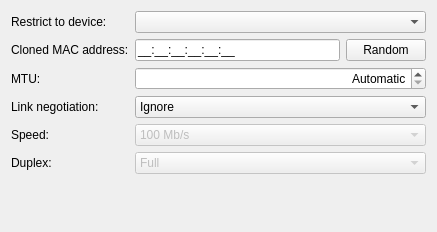
<?xml version="1.0" encoding="UTF-8"?>
<ui version="4.0">
 <class>WiredConnectionWidget</class>
 <widget class="QWidget" name="WiredConnectionWidget">
  <property name="geometry">
   <rect>
    <x>0</x>
    <y>0</y>
    <width>437</width>
    <height>232</height>
   </rect>
  </property>
  <layout class="QFormLayout" name="formLayout">
   <property name="fieldGrowthPolicy">
    <enum>QFormLayout::ExpandingFieldsGrow</enum>
   </property>
   <property name="verticalSpacing">
    <number>6</number>
   </property>
   <item row="0" column="0">
    <widget class="QLabel" name="label">
     <property name="text">
      <string>Restrict to device:</string>
     </property>
     <property name="buddy">
      <cstring>macAddress</cstring>
     </property>
    </widget>
   </item>
   <item row="0" column="1">
    <widget class="HwAddrComboBox" name="macAddress">
     <property name="sizePolicy">
      <sizepolicy hsizetype="MinimumExpanding" vsizetype="Fixed">
       <horstretch>0</horstretch>
       <verstretch>0</verstretch>
      </sizepolicy>
     </property>
     <property name="toolTip">
      <string>This option locks this connection to the network device specified by its
permanent MAC address entered here. Example: 00:11:22:33:44:55</string>
     </property>
    </widget>
   </item>
   <item row="1" column="0">
    <widget class="QLabel" name="label_2">
     <property name="text">
      <string>Cloned MAC address:</string>
     </property>
     <property name="buddy">
      <cstring>clonedMacAddress</cstring>
     </property>
    </widget>
   </item>
   <item row="1" column="1">
    <layout class="QHBoxLayout" name="horizontalLayout">
     <item>
      <widget class="KLineEdit" name="clonedMacAddress">
       <property name="sizePolicy">
        <sizepolicy hsizetype="MinimumExpanding" vsizetype="Fixed">
         <horstretch>0</horstretch>
         <verstretch>0</verstretch>
        </sizepolicy>
       </property>
       <property name="toolTip">
        <string>The MAC address entered here will be used as hardware address for the
network device this connection is activated on. This feature is known as MAC
cloning or spoofing. Example 11:22:33:44:55</string>
       </property>
       <property name="inputMask">
        <string notr="true">HH:HH:HH:HH:HH:HH;_</string>
       </property>
       <property name="alignment">
        <set>Qt::AlignLeading|Qt::AlignLeft|Qt::AlignVCenter</set>
       </property>
      </widget>
     </item>
     <item>
      <widget class="QPushButton" name="btnRandomMacAddr">
       <property name="text">
        <string>Random</string>
       </property>
      </widget>
     </item>
    </layout>
   </item>
   <item row="2" column="0">
    <widget class="QLabel" name="label_3">
     <property name="text">
      <string>MTU:</string>
     </property>
     <property name="buddy">
      <cstring>mtu</cstring>
     </property>
    </widget>
   </item>
   <item row="2" column="1">
    <widget class="QSpinBox" name="mtu">
     <property name="sizePolicy">
      <sizepolicy hsizetype="MinimumExpanding" vsizetype="Fixed">
       <horstretch>0</horstretch>
       <verstretch>0</verstretch>
      </sizepolicy>
     </property>
     <property name="toolTip">
      <string>Only transmit packets of the specified size or smaller, breaking larger packets up
into multiple Ethernet frames</string>
     </property>
     <property name="alignment">
      <set>Qt::AlignRight|Qt::AlignTrailing|Qt::AlignVCenter</set>
     </property>
     <property name="specialValueText">
      <string>Automatic</string>
     </property>
     <property name="suffix">
      <string> bytes</string>
     </property>
     <property name="maximum">
      <number>10000</number>
     </property>
    </widget>
   </item>
   <item row="4" column="0">
    <widget class="QLabel" name="speedLabel">
     <property name="text">
      <string>Speed:</string>
     </property>
    </widget>
   </item>
   <item row="5" column="0">
    <widget class="QLabel" name="duplexLabel">
     <property name="text">
      <string>Duplex:</string>
     </property>
     <property name="buddy">
      <cstring>duplex</cstring>
     </property>
    </widget>
   </item>
   <item row="5" column="1">
    <widget class="KComboBox" name="duplex">
     <property name="enabled">
      <bool>false</bool>
     </property>
     <property name="sizePolicy">
      <sizepolicy hsizetype="MinimumExpanding" vsizetype="Fixed">
       <horstretch>0</horstretch>
       <verstretch>0</verstretch>
      </sizepolicy>
     </property>
     <property name="toolTip">
      <string>Request that the device use the specified duplex mode. Either &quot;half&quot; or &quot;full&quot;</string>
     </property>
     <property name="currentIndex">
      <number>1</number>
     </property>
     <item>
      <property name="text">
       <string>Half</string>
      </property>
     </item>
     <item>
      <property name="text">
       <string>Full</string>
      </property>
     </item>
    </widget>
   </item>
   <item row="3" column="0">
    <widget class="QLabel" name="label_4">
     <property name="toolTip">
      <string/>
     </property>
     <property name="text">
      <string>Link negotiation:</string>
     </property>
    </widget>
   </item>
   <item row="3" column="1">
    <widget class="QComboBox" name="linkNegotiation">
     <property name="sizePolicy">
      <sizepolicy hsizetype="MinimumExpanding" vsizetype="Fixed">
       <horstretch>0</horstretch>
       <verstretch>0</verstretch>
      </sizepolicy>
     </property>
     <property name="toolTip">
      <string>Device link negotiation. If “Manual” is chosen, “Speed” and “Duplex” values will be forced without checking
the device compatibility. If unsure, leave here “Ignore” or pick “Automatic”.</string>
     </property>
     <item>
      <property name="text">
       <string>Ignore</string>
      </property>
     </item>
     <item>
      <property name="text">
       <string>Automatic</string>
      </property>
     </item>
     <item>
      <property name="text">
       <string>Manual</string>
      </property>
     </item>
    </widget>
   </item>
   <item row="4" column="1">
    <widget class="QComboBox" name="speed">
     <property name="enabled">
      <bool>false</bool>
     </property>
     <property name="sizePolicy">
      <sizepolicy hsizetype="MinimumExpanding" vsizetype="Fixed">
       <horstretch>0</horstretch>
       <verstretch>0</verstretch>
      </sizepolicy>
     </property>
     <property name="toolTip">
      <string>Request that the device use only the specified speed.</string>
     </property>
     <property name="currentIndex">
      <number>1</number>
     </property>
     <item>
      <property name="text">
       <string>10 Mb/s</string>
      </property>
     </item>
     <item>
      <property name="text">
       <string>100 Mb/s</string>
      </property>
     </item>
     <item>
      <property name="text">
       <string>1 Gb/s</string>
      </property>
     </item>
     <item>
      <property name="text">
       <string>10 Gb/s</string>
      </property>
     </item>
    </widget>
   </item>
  </layout>
 </widget>
 <customwidgets>
  <customwidget>
   <class>KComboBox</class>
   <extends>QComboBox</extends>
   <header>kcombobox.h</header>
  </customwidget>
  <customwidget>
   <class>KLineEdit</class>
   <extends>QLineEdit</extends>
   <header>klineedit.h</header>
  </customwidget>
  <customwidget>
   <class>HwAddrComboBox</class>
   <extends>QComboBox</extends>
   <header>hwaddrcombobox.h</header>
  </customwidget>
 </customwidgets>
 <tabstops>
  <tabstop>macAddress</tabstop>
  <tabstop>clonedMacAddress</tabstop>
  <tabstop>btnRandomMacAddr</tabstop>
  <tabstop>mtu</tabstop>
  <tabstop>duplex</tabstop>
 </tabstops>
 <resources/>
 <connections/>
</ui>
